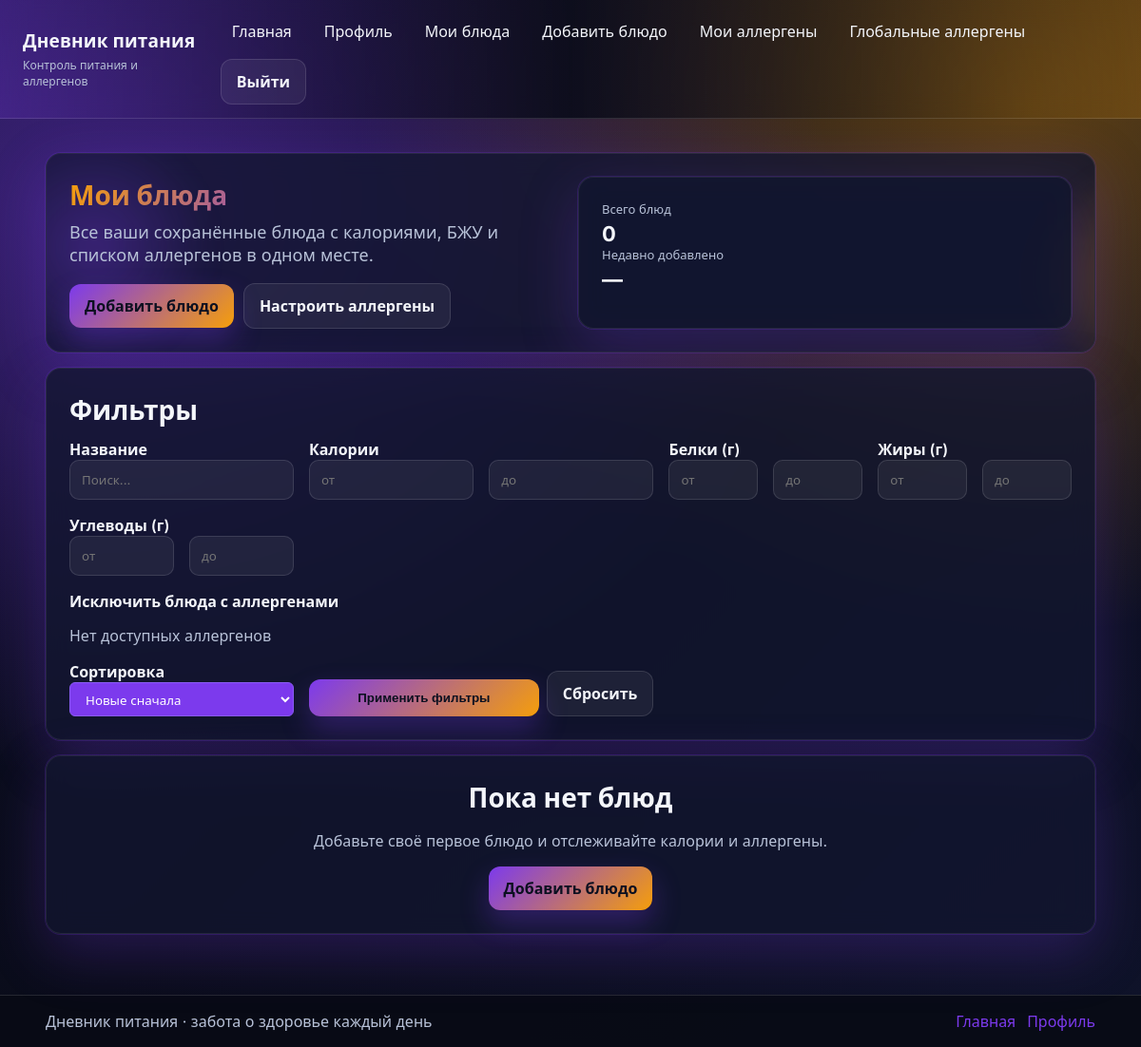
The app's page /dishes/ (signed in), older data.
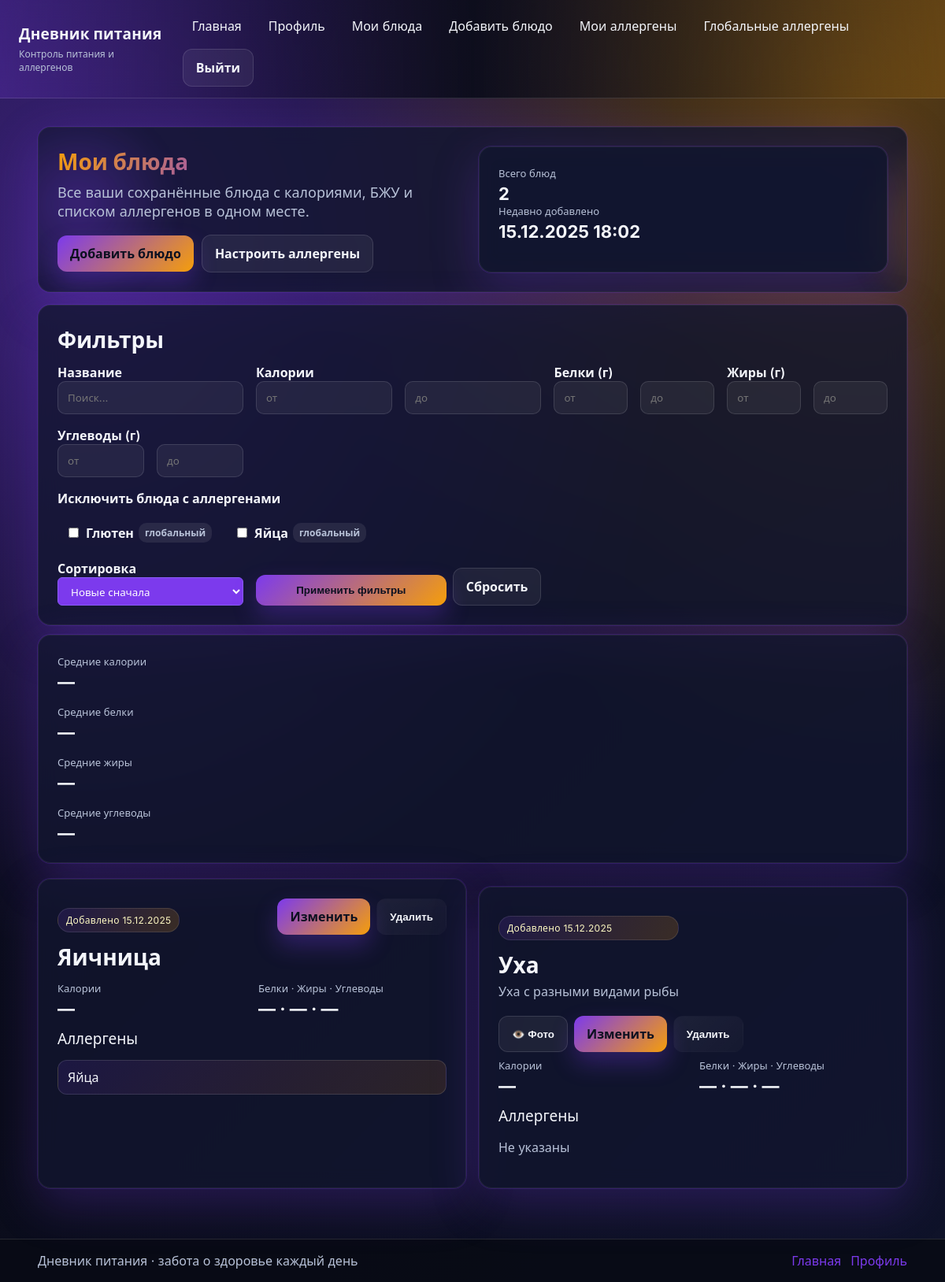
The same page, newer data.
### main/models.py (models this page shows, shortened)
class Dish(models.Model):
    user = models.ForeignKey(
        settings.AUTH_USER_MODEL,
        on_delete=models.CASCADE,
        verbose_name='Пользователь',
        null=False
    )
    name = models.TextField(max_length=100, verbose_name='Название блюда', null=False)
    description = models.TextField(
        verbose_name='Описание и комментарии к блюду',
        blank=True,
        null=True
    )
    calories = models.FloatField(verbose_name='Калории', blank=True, null=True)
    proteins = models.FloatField(verbose_name='Белки', blank=True, null=True)
    fats = models.FloatField(verbose_name='Жиры', blank=True, null=True)
    carbohydrates = models.FloatField(verbose_name='Углеводы', blank=True, null=True)
    url = models.URLField(verbose_name='Ссылка на рецепт', blank=True, null=True)
    allergens = models.ManyToManyField(
        Allergen,
        verbose_name='Аллергены',
        blank=True,
        null=True
    )
    created_at = models.DateTimeField(
        auto_now_add=True,
        verbose_name='Дата добавления блюда'
    )
    photo = models.ImageField(
        upload_to='',
        blank=True,
        null=True,
        verbose_name="Фотография блюда"
    )
    class Meta:
        verbose_name = 'Блюдо'
        verbose_name_plural = 'Блюда'

class Allergen(models.Model):
    name = models.TextField(verbose_name='Название аллергена')
    is_global = models.BooleanField(verbose_name='Глобальный аллерген')
    created_by = models.ForeignKey(
        settings.AUTH_USER_MODEL,
        on_delete=models.SET_NULL,
        null=True,
        blank=True,
        verbose_name='Создал'
    )
    class Meta:
        verbose_name = 'Аллерген'
        verbose_name_plural = 'Аллергены'
        constraints = [
            models.UniqueConstraint(
                fields=['name', 'created_by'],
                condition=models.Q(is_global=False),
                name='unique_user_allergen'
            ),
            models.UniqueConstraint(
                fields=['name'],
                condition=models.Q(is_global=True),
                name='unique_global_allergen'
            )
        ]

### main/views.py (the view, shortened to what this page needs)
# urls.py: path('dishes/', views.DishesListView.as_view(), name='dishes'),
class DishesListView(LoginRequiredMixin, ListView):
    template_name = 'main/dishes.html'
    context_object_name = 'dishes'
    paginate_by = 10
    def get_queryset(self):
        queryset = Dish.objects.filter(user=self.request.user)
        name = self.request.GET.get('name')
        queryset = self.apply_filters(queryset)
        queryset = self.apply_sorting(queryset)
        return queryset
    def get_available_allergens(self):
        return (
            Allergen.objects.filter(is_global=True) |
            Allergen.objects.filter(created_by=self.request.user)
        ).order_by('name').distinct()
    def apply_filters(self, queryset):
        filters_map = {
            'calories': ('calories_min', 'calories_max'),
            'proteins': ('protein_min', 'protein_max'),
            'fats': ('fat_min', 'fat_max'),
            'carbohydrates': ('carbs_min', 'carbs_max'),
        }
        for field, (min_key, max_key) in filters_map.items():
            min_value = self.request.GET.get(min_key)
            max_value = self.request.GET.get(max_key)
        created_after = self.request.GET.get('created_after')
        created_before = self.request.GET.get('created_before')
        if created_after:
            queryset = queryset.filter(
                created_at__date__gte=created_after
            )
        if created_before:
            queryset = queryset.filter(
                created_at__date__lte=created_before
            )
        exclude_allergens = self.request.GET.getlist('exclude_allergens')
        if exclude_allergens:
            try:
                allergen_ids = [int(a) for a in exclude_allergens]
                queryset = queryset.exclude(allergens__id__in=allergen_ids).distinct()
            except (ValueError, TypeError):
                pass
        return queryset
    def apply_sorting(self, queryset):
        sort_by = self.request.GET.get(
            'sort_by',
            '-created_at'
        )
        valid_sort_fields = {
            'name', '-name',
            'calories', '-calories',
            'proteins', '-proteins',
            'fats', '-fats',
            'carbohydrates', '-carbohydrates',
            'created_at', '-created_at',
        }
        if sort_by in valid_sort_fields:
            return queryset.order_by(sort_by)
        return queryset.order_by('-created_at')
    def get_context_data(self, **kwargs):
        context = super().get_context_data(**kwargs)
        for key in [
            'name', 'calories_min', 'calories_max',
            'protein_min', 'protein_max',
            'fat_min', 'fat_max',
            'carbs_min', 'carbs_max',
            'created_after', 'created_before',
            'sort_by'
        ]:
            context[f'current_{key}'] = self.request.GET.get(key, '')
        filtered_dishes = context['dishes']
        context['available_allergens'] = self.get_available_allergens()
        context['current_exclude_allergens'] = [
            int(a) for a in self.request.GET.getlist('exclude_allergens') if a.isdigit()
        ]
        def safe_average(values):
            valid_values = [v for v in values if v is not None]
            return (
                sum(valid_values) / len(valid_values)
                if valid_values else 0
            )
        if filtered_dishes:
            context['avg_calories'] = safe_average(
                d.calories for d in filtered_dishes
            )
            context['avg_protein'] = safe_average(
                d.proteins for d in filtered_dishes
            )
            context['avg_fat'] = safe_average(
                d.fats for d in filtered_dishes
            )
            context['avg_carbs'] = safe_average(
                d.carbohydrates for d in filtered_dishes
            )
        else:
            context['avg_calories'] = 0
            context['avg_protein'] = 0
            context['avg_fat'] = 0
            context['avg_carbs'] = 0
        return context

### main/templates/main/dishes.html (shortened to what the changed rows need)
{% extends 'main/base.html' %}
{% block content %}
<section class="card hero glow">
    <div class="grid cols-2">
        <div>
            <h1 class="title gradient-text">Мои блюда</h1>
        </div>
        <div class="card glow">
            <div class="stat">
                <span class="label">Всего блюд</span>
                <span class="value">{{ dishes.paginator.count|default:dishes|length }}</span>
            </div>
            <div class="stat">
                <span class="label">Недавно добавлено</span>
                <span class="value">
                    {% if dishes %}
                        {% if dishes.0.created_at %}
                            {{ dishes.0.created_at|date:"d.m.Y H:i" }}
                        {% else %}
                            {{ dishes.0.created_at|date:"d.m.Y H:i" }}
                        {% endif %}
                    {% else %}
                        —
                    {% endif %}
                </span>
            </div>
        </div>
    </div>
</section>
<section class="card glow" style="margin-top: 16px;">
    <h2 class="title" style="margin-bottom: 12px;">Фильтры</h2>
    <form method="get" class="grid cols-4 gap-sm">
        <div class="form-group" style="grid-column: span 4;">
            <div class="chip-list" style="max-height: 200px; overflow: auto; display: flex; flex-wrap: wrap; gap: 8px;">
                {% for allergen in available_allergens %}
                    <label class="chip" style="cursor: pointer; display: inline-flex; gap: 6px; align-items: center; padding: 6px 10px;">
                        <input type="checkbox"
                               name="exclude_allergens"
                               value="{{ allergen.id }}"
                               {% if allergen.id in current_exclude_allergens %}checked{% endif %}>
                        <span>{{ allergen.name }}</span>
                        {% if not allergen.is_global %}
                            <span class="badge">мой</span>
                        {% else %}
                            <span class="badge">глобальный</span>
                        {% endif %}
                    </label>
                {% empty %}
                    <span class="muted">Нет доступных аллергенов</span>
                {% endfor %}
            </div>
        </div>
    </form>
</section>
{% if dishes %}
<section class="card glow" style="margin-top: 12px;">
    <div class="grid cols-4 gap-sm">
        <div class="stat">
            <span class="label">Средние калории</span>
            <span class="value">
                {% if avg_calories %}
                    {{ avg_calories|floatformat:1 }} ккал
                {% else %}
                    —
                {% endif %}
            </span>
        </div>
        <div class="stat">
            <span class="label">Средние белки</span>
            <span class="value">
                {% if avg_protein %}
                    {{ avg_protein|floatformat:1 }} г
                {% else %}
                    —
                {% endif %}
            </span>
        </div>
        <div class="stat">
            <span class="label">Средние жиры</span>
            <span class="value">
                {% if avg_fat %}
                    {{ avg_fat|floatformat:1 }} г
                {% else %}
                    —
                {% endif %}
            </span>
        </div>
        <div class="stat">
            <span class="label">Средние углеводы</span>
            <span class="value">
                {% if avg_carbs %}
                    {{ avg_carbs|floatformat:1 }} г
                {% else %}
                    —
                {% endif %}
            </span>
        </div>
    </div>
</section>
<section class="grid cols-2" style="margin-top: 20px;">
    {% for dish in dishes %}
    <article class="card glow">
        <div class="inline-actions" style="justify-content: space-between; align-items: flex-start;">
            <div>
                <p class="pill">Добавлено {{ dish.created_at|date:"d.m.Y" }}</p>
                <h2 class="title" style="margin: 8px 0 4px;">{{ dish.name }}</h2>
                {% if dish.description %}
                    <p class="muted" style="margin: 0 0 10px;">{{ dish.description }}</p>
                {% endif %}
            </div>
            <div class="btn-group" style="display: flex; gap: 8px;">
                {% if dish.photo %}
                    <button type="button"
                            class="btn btn-ghost view-photo-btn"
                            data-photo-url="{% if dish.photo %}{{ dish.photo.url }}{% else %}#{% endif %}"
                            data-dish-name="{{ dish.name }}">
                        👁️ Фото
                    </button>
                {% endif %}
                <a class="btn btn-primary" href="{% url 'dish_edit' dish.pk %}">Изменить</a>
                <form method="post" action="{% url 'dish_delete' dish.pk %}" style="margin: 0;">
                    <button type="submit" class="btn btn-danger" onclick="return confirm('Удалить это блюдо?');">Удалить</button>
                </form>
            </div>
        </div>
        <div class="grid cols-2" style="margin-top: 8px;">
            <div class="stat">
                <span class="label">Калории</span>
                <span class="value">{{ dish.calories|default:"—" }}</span>
            </div>
            <div class="stat">
                <span class="label">Белки · Жиры · Углеводы</span>
                <span class="value">
                    {{ dish.proteins|default:"—" }} · {{ dish.fats|default:"—" }} · {{ dish.carbohydrates|default:"—" }}
                </span>
            </div>
        </div>
        <div style="margin-top: 12px;">
            <p class="section-title" style="margin: 0 0 6px;">Аллергены</p>
            {% if dish.allergens.all %}
                <ul class="chip-list">
                    {% for allergen in dish.allergens.all %}
                        <li>{{ allergen.name }}</li>
                    {% empty %}
                        <li class="muted">Не указаны</li>
                    {% endfor %}
                </ul>
            {% else %}
                <p class="muted">Не указаны</p>
            {% endif %}
        </div>
    </article>
    {% endfor %}
</section>
{% else %}
<section class="card glow" style="margin-top: 16px; text-align: center;">
    <h2 class="title" style="margin-bottom: 6px;">Пока нет блюд</h2>
    <p class="muted">Добавьте своё первое блюдо и отслеживайте калории и аллергены.</p>
    <div style="margin-top: 12px;">
        <a class="btn btn-primary" href="{% url 'create_dish' %}">Добавить блюдо</a>
    </div>
</section>
{% endif %}
{% endblock %}

Row changes from the older to the newer data that the page shows:
added Dish: created_at "15.12.2025 18:02", created_at "15.12.2025", name "Яичница", calories "—", proteins "—", fats "—", carbohydrates "—"
added Allergen: name "Глютен", is_global "глобальный", shown under "Фильтры"
added Allergen: name "Яйца", is_global "глобальный"
added Dish: created_at "15.12.2025", name "Уха", description "Уха с разными видами рыбы", calories "—", proteins "—", fats "—", carbohydrates "—", shows "Не указаны"
Text that changed along with them:
{{ dishes.paginator.count|default:dishes|length }}: "0" → "2"
text no longer shown: "Нет доступных аллергенов Пока нет блюд Добавьте своё первое блюдо и отслеживайте калории и аллергены. Добавить блюдо"
text now shown: "Средние калории Средние белки Средние жиры Средние углеводы"
